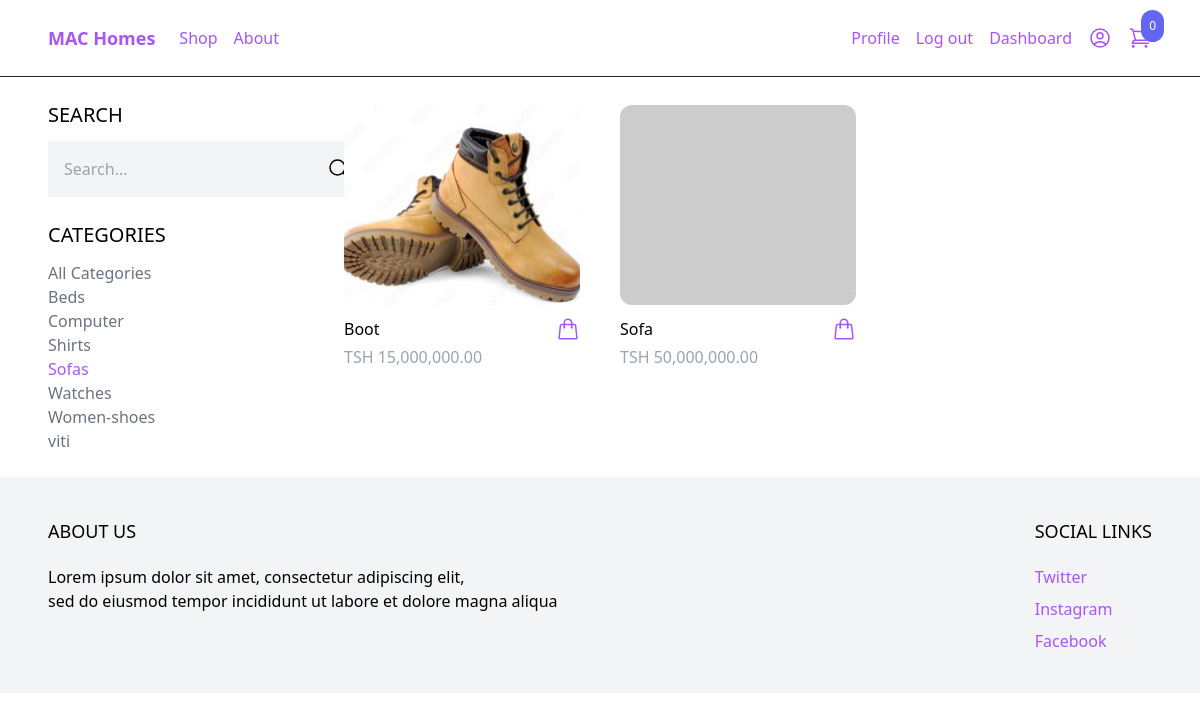
Page /shop/?category=sofas (signed in) on the committed database.
### products/models.py (models this page shows, shortened)
class Category(models.Model):
    name = models.CharField(max_length=255)
    slug = models.SlugField(unique=True)
    class Meta:
        ordering =('name',)

class Product(models.Model):
    category = models.ForeignKey(Category, related_name='product', on_delete=models.CASCADE)
    name = models.CharField(max_length=255)
    slug = models.SlugField()
    description = models.TextField(blank=True, null=True)
    price = models.IntegerField(unique=True)
    created_at = models.DateTimeField(auto_now_add=True)
    image = models.ImageField(upload_to='uploads/', blank=True, null=True)
    thumbnail = models.ImageField(upload_to='uploads/', blank=True, null=True)
    class Meta:
        ordering = ('-created_at',)
    def get_display_price(self):
        tsh_price = self.price * 2500  # Convert USD to TSH
        return "TSH {:,.2f}".format(tsh_price)
    def get_thumbnail(self):
        if self.thumbnail:
            return self.thumbnail.url
        else:
            if self.image:
                self.thumbnail = self.make_thumbnail(self.image)
                self.save()
                return self.thumbnail.url
            else:
                return 'https://dummyimage.com/240x240/808080/ffffff'

### core/views.py (the view)
# urls.py: path('shop/', views.shop, name="shop"),
def shop(request):
	categories = Category.objects.all()
	products = Product.objects.all()
	active_category = request.GET.get('category','')
	if active_category:
		products = products.filter(category__slug=active_category)
	query = request.GET.get('search', '')
	if query:
		products = products.filter(Q(name__icontains =query) | Q(description__icontains = query))
	context = {
	     'categories':categories,
	     'products':products,
	     'active_category':active_category,
	     'query': query
	}
	return render(request, 'core/shop.html',context)

### cart/cart.py (called while the page is built)
    def __len__(self):
        return sum(item['quantity'] for item in self.cart.values())

### cart/context_processors.py (called while the page is built)
def cart(request):
    return {'cart': Cart(request)}

### core/templates/core/shop.html (shortened to what this page needs)
{% extends 'core/base.html' %}
{% block content %}
<div class="max-w-6xl flex flex-wrap items-start mx-auto py-6 px-6 xl:px-8">
    <div class="filters w-full lg:w-1/4">
<h3 class="mb-3 text-xl uppercase">Search</h3>
<form method="get" action=".">
   <div class="flex">
        <input type="text" name="search"
    class="p-4 bg-gray-100 border-0"
    placeholder="Search...">
    <button class="p-4 bg-gray-100 border-0">
        <svg xmlns="http://www.w3.org/2000/svg" fill="none" viewBox="0 0 24 24" stroke-width="1.5" stroke="currentColor" class="size-6">
  <path stroke-linecap="round" stroke-linejoin="round" d="m21 21-5.197-5.197m0 0A7.5 7.5 0 1 0 5.196 5.196a7.5 7.5 0 0 0 10.607 10.607Z" />
</svg>
    </button>
   </div>
</form>
<h3 class="mt-6 mb-3 text-xl uppercase">Categories</h3>
<ul>
   <li><a href="{% url 'shop' %}" class="{% if not active_category %} text-purple-500{% else %}text-gray-500{% endif %}">All Categories</a></li>
   {% for category in categories %}
   <li>
    <a href="{% url 'shop' %}?category={{category.slug}}" class="{% if  category.slug == active_category %} text-purple-500{% else%}text-gray-500{% endif %}">{{category.name}}</a>
   </li>
   {% endfor %}
</ul>
    </div>
    <div class="products lg:w-3/4 -mt-4 w-full flex items-center flex-wrap">
        {% for product in products %}
        {% include 'product/partials/product_list_item.html' %}
        {% endfor %}
    </div>
</div>
{% endblock %}

### products/templates/product/partials/product_list_item.html (shortened to what this page needs)
<div class="product-card w-full md:w-1/3 xl:w-1/4 p-5 h-72">
    <a
    href="{% url 'product' product.slug %}">
        <img src="{{ product.get_thumbnail }}" class="rounded-xl hover:shadow-lg object-cover h-48 w-full">
    </a>
    <div class="pt-3 flex items-center justify-between">
        <a href="{% url 'product' product.slug %}">{{ product.name }}</a>
        <a
         hx-get="{% url 'add_to_cart' product.id %}"
    hx-target="#menu-cart-button"
    hx-swap="outerHTML"
         class="text-purple-500 hover:text-purple-800">
        </a>
    </div>
    <p class="pt-1 text-gray-400">{{ product.get_display_price }}</p>
</div>

### products/templates/product/partials/product_list_item.html (style rules this page uses)
.product-card { height: 350px; }
.product-card img { height: 200px; width: 100%; object-fit: cover; }

### rows in the picture
Category: name "Beds"
Category: name "Computer"
Category: name "Shirts"
Category: name "Sofas"
Category: name "Watches"
Category: name "Women-shoes"
Category: name "viti"
Product: get_thumbnail (picture), name "Boot", get_display_price "TSH 15,000,000.00"
Product: name "Sofa", get_display_price "TSH 50,000,000.00"

### other values in the picture
{{ cart|length }} "0"
